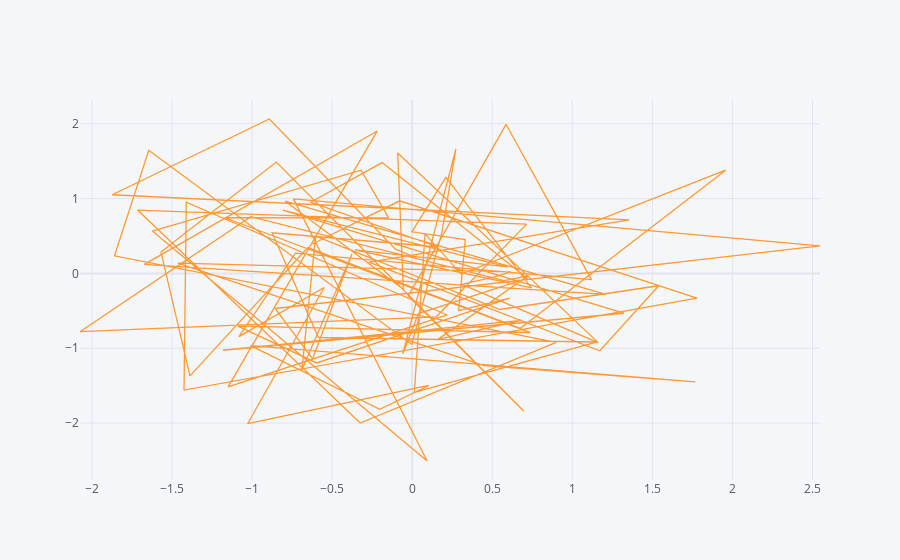

The cell this chart's notebook holds for it:
### Code cell
df.iplot(kind='scatter', x='A', y='B')
